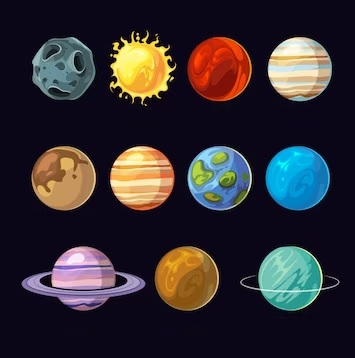
#> input picture exercícios/img/Planets.jpg, 355 x 358 px
$ python Ex4.py
#> lines starting #> are read from the running program, lines starting #| are printed output that depends on the picture
import cv2
import numpy as np
import matplotlib.pyplot as plt
import random

# Dados
new_size = (100, 100)  #(largura, altura)
background = 0 # 0 preto, 1 branco
image_path = 'img/Planets.jpg'
tolerance = 30

# Função para verificar se um pixel está dentro da tolerância de branco e preto
def is_white(pixel):
    return all(255 - tolerance<= channel <= 255 for channel in pixel)

def is_black(pixel):
    return all(0 <= channel <= tolerance for channel in pixel)

# Ler a imagem e redimensionar
img = cv2.imread(image_path)
#> img is the input picture: shape (358, 355, 3); mean B, G, R 51.1, 46.1, 51.5
img = cv2.resize(img, new_size)
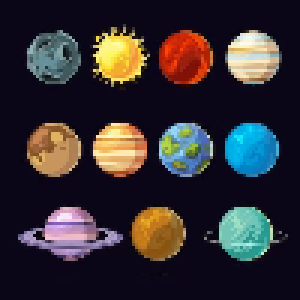
#> img: shape (100, 100, 3) (shown 3 times larger); mean B, G, R 51.2, 46.3, 51.6

# Obter as dimensões da imagem
height, width, _ = img.shape
#> height = 100; width = 100

# Criar um array numpy de zeros com a mesma dimensão da imagem
array = np.zeros((height, width), dtype=int)

# Inicializa o índice para valores diferentes de zero
i = 1
# Primeira varredura para marcar os pixels
for y in range(height):
    for x in range(width):
        # Obter a cor do pixel
        pixel = img[y, x]
        # Verificar se o pixel está dentro da tolerância de branco
        if background:
            if not is_white(pixel):
                array[y, x] = i
                i += 1
        else:
            if not is_black(pixel):
                array[y, x] = i
                i += 1
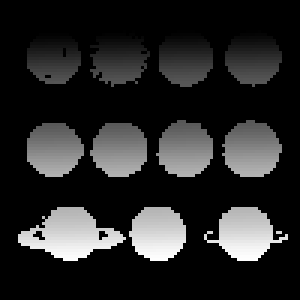
#> array: shape (100, 100) int64 (shown 3 times larger); min 0, max 3081, mean 474.8; drawn with min black and max white
#> after the loop, i = 3082

# Ajuste dos valores baseado nas adjacências
att = 1
#> att = 1
while att == 1:
    att = 0
    for y in range(height):
        for x in range(width):
            if array[y, x] != 0:
                if x > 0 and array[y, x - 1] != 0 and array[y, x - 1] < array[y, x]:
                    array[y, x] = array[y, x - 1]
                    att = 1
                if y > 0 and array[y - 1, x] != 0 and array[y - 1, x] < array[y, x]:
                    array[y, x] = array[y - 1, x]
                    att = 1
                if x < width - 1 and array[y, x + 1] != 0 and array[y, x + 1] < array[y, x]:
                    array[y, x] = array[y, x + 1]
                    att = 1
                if y < height - 1 and array[y + 1, x] != 0 and array[y + 1, x] < array[y, x]:
                    array[y, x] = array[y + 1, x]
                    att = 1
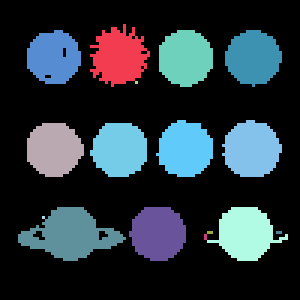
#> array: shape (100, 100) int64 (shown 3 times larger); 17 distinct labels, from 0 to 2654; one colour per label, 0 black

unique_values = np.unique(array)
#> unique_values = 17 values from 0 to 2654

# Contagem dos componentes conectados (excluindo o valor 0)
num_components = len(unique_values) - 1  # Exclui o valor 0
#> num_components = 16
print(f"Number of connected components: {num_components}")
#| Number of connected components: 16

# Mapear cada valor a uma cor aleatória
colors = {val: (random.random(), random.random(), random.random()) for val in unique_values}
#> colors = 17 items

# Criar uma imagem colorida com base no array
color_image = np.zeros((height, width, 3))

for y in range(height):
    for x in range(width):
        if array[y, x] != 0:
            color_image[y, x] = colors[array[y, x]]
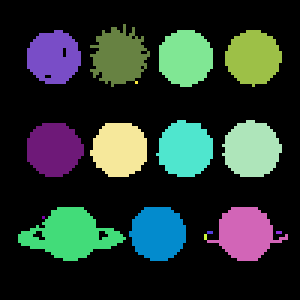
#> color_image: shape (100, 100, 3) float64 (shown 3 times larger); mean of channels 0, 1, 2 0.182, 0.202, 0.153; drawn as B, G, R

# Plotar o array colorido
plt.imshow(color_image)
plt.title(f'Imagem Processada com Cores Randomizadas. {num_components} componentes')
plt.show()
